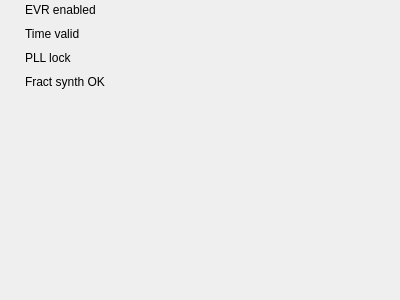
<?xml version="1.0" encoding="UTF-8"?>
<ui version="4.0">
 <class>Form</class>
 <widget class="QWidget" name="Form">
  <property name="geometry">
   <rect>
    <x>0</x>
    <y>0</y>
    <width>400</width>
    <height>300</height>
   </rect>
  </property>
  <property name="windowTitle">
   <string>Form</string>
  </property>
  <widget class="caLed" name="caled_3">
   <property name="geometry">
    <rect>
     <x>1</x>
     <y>73</y>
     <width>18</width>
     <height>18</height>
    </rect>
   </property>
   <property name="toolTip">
    <string>Is the EVR's local oscilator phase locked with the phase of the EVG's oscilator.</string>
   </property>
   <property name="rectangular">
    <bool>false</bool>
   </property>
   <property name="channel" stdset="0">
    <string notr="true">$(EVR):CG-Sts</string>
   </property>
   <property name="falseColor">
    <color>
     <red>255</red>
     <green>0</green>
     <blue>0</blue>
    </color>
   </property>
   <property name="trueColor">
    <color>
     <red>0</red>
     <green>205</green>
     <blue>0</blue>
    </color>
   </property>
   <property name="undefinedColor">
    <color>
     <red>255</red>
     <green>255</green>
     <blue>255</blue>
    </color>
   </property>
  </widget>
  <widget class="QLabel" name="label_3">
   <property name="geometry">
    <rect>
     <x>25</x>
     <y>49</y>
     <width>105</width>
     <height>18</height>
    </rect>
   </property>
   <property name="text">
    <string>PLL lock</string>
   </property>
  </widget>
  <widget class="caLed" name="caled_4">
   <property name="geometry">
    <rect>
     <x>1</x>
     <y>25</y>
     <width>18</width>
     <height>18</height>
    </rect>
   </property>
   <property name="toolTip">
    <string>Indicates if the EVR has a current, valid timestamp.</string>
   </property>
   <property name="rectangular">
    <bool>false</bool>
   </property>
   <property name="channel" stdset="0">
    <string notr="true">$(EVR):Time-Valid-Sts</string>
   </property>
   <property name="falseColor">
    <color>
     <red>255</red>
     <green>0</green>
     <blue>0</blue>
    </color>
   </property>
   <property name="trueColor">
    <color>
     <red>0</red>
     <green>205</green>
     <blue>0</blue>
    </color>
   </property>
   <property name="undefinedColor">
    <color>
     <red>255</red>
     <green>255</green>
     <blue>255</blue>
    </color>
   </property>
  </widget>
  <widget class="QLabel" name="label_19">
   <property name="geometry">
    <rect>
     <x>25</x>
     <y>25</y>
     <width>105</width>
     <height>18</height>
    </rect>
   </property>
   <property name="text">
    <string>Time valid</string>
   </property>
  </widget>
  <widget class="caLed" name="caled">
   <property name="geometry">
    <rect>
     <x>1</x>
     <y>1</y>
     <width>18</width>
     <height>18</height>
    </rect>
   </property>
   <property name="toolTip">
    <string>Master enable for the EVR. If not set then very little will happen.</string>
   </property>
   <property name="rectangular">
    <bool>false</bool>
   </property>
   <property name="channel" stdset="0">
    <string notr="true">$(EVR):Ena-Sel</string>
   </property>
   <property name="falseColor">
    <color>
     <red>255</red>
     <green>0</green>
     <blue>0</blue>
    </color>
   </property>
   <property name="trueColor">
    <color>
     <red>0</red>
     <green>205</green>
     <blue>0</blue>
    </color>
   </property>
   <property name="undefinedColor">
    <color>
     <red>255</red>
     <green>255</green>
     <blue>255</blue>
    </color>
   </property>
  </widget>
  <widget class="QLabel" name="label_4">
   <property name="geometry">
    <rect>
     <x>25</x>
     <y>73</y>
     <width>105</width>
     <height>18</height>
    </rect>
   </property>
   <property name="text">
    <string>Fract synth OK</string>
   </property>
  </widget>
  <widget class="QLabel" name="label">
   <property name="geometry">
    <rect>
     <x>25</x>
     <y>1</y>
     <width>105</width>
     <height>18</height>
    </rect>
   </property>
   <property name="text">
    <string>EVR enabled</string>
   </property>
  </widget>
  <widget class="caLed" name="caled_2">
   <property name="geometry">
    <rect>
     <x>1</x>
     <y>49</y>
     <width>18</width>
     <height>18</height>
    </rect>
   </property>
   <property name="toolTip">
    <string>Is the EVR's local oscilator phase locked with the phase of the EVG's oscilator.</string>
   </property>
   <property name="rectangular">
    <bool>false</bool>
   </property>
   <property name="channel" stdset="0">
    <string notr="true">$(EVR):Pll-Sts</string>
   </property>
   <property name="falseColor">
    <color>
     <red>255</red>
     <green>0</green>
     <blue>0</blue>
    </color>
   </property>
   <property name="trueColor">
    <color>
     <red>0</red>
     <green>205</green>
     <blue>0</blue>
    </color>
   </property>
   <property name="undefinedColor">
    <color>
     <red>255</red>
     <green>255</green>
     <blue>255</blue>
    </color>
   </property>
  </widget>
 </widget>
 <customwidgets>
  <customwidget>
   <class>caLed</class>
   <extends>QWidget</extends>
   <header>caLed</header>
  </customwidget>
 </customwidgets>
 <resources/>
 <connections/>
</ui>
